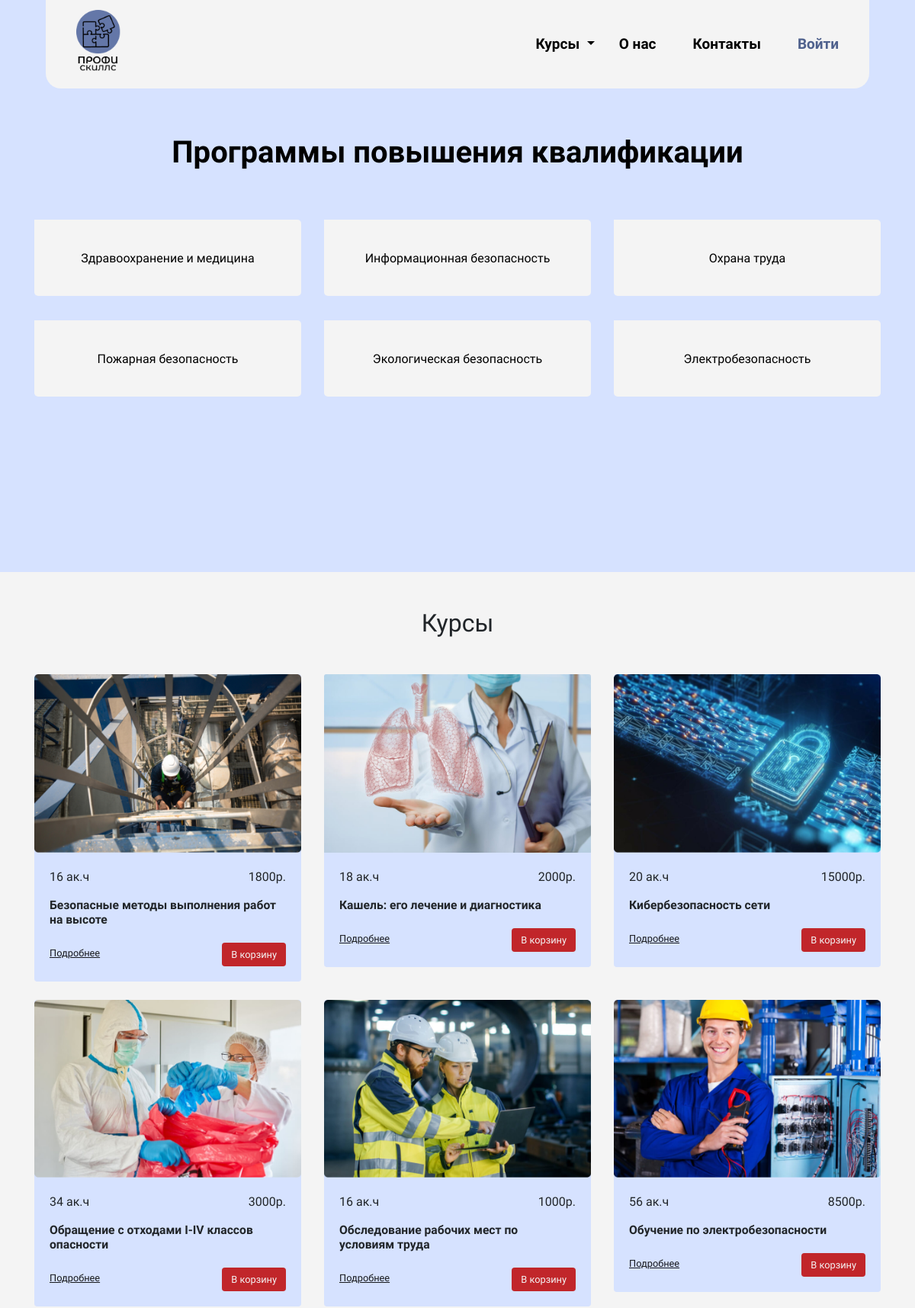
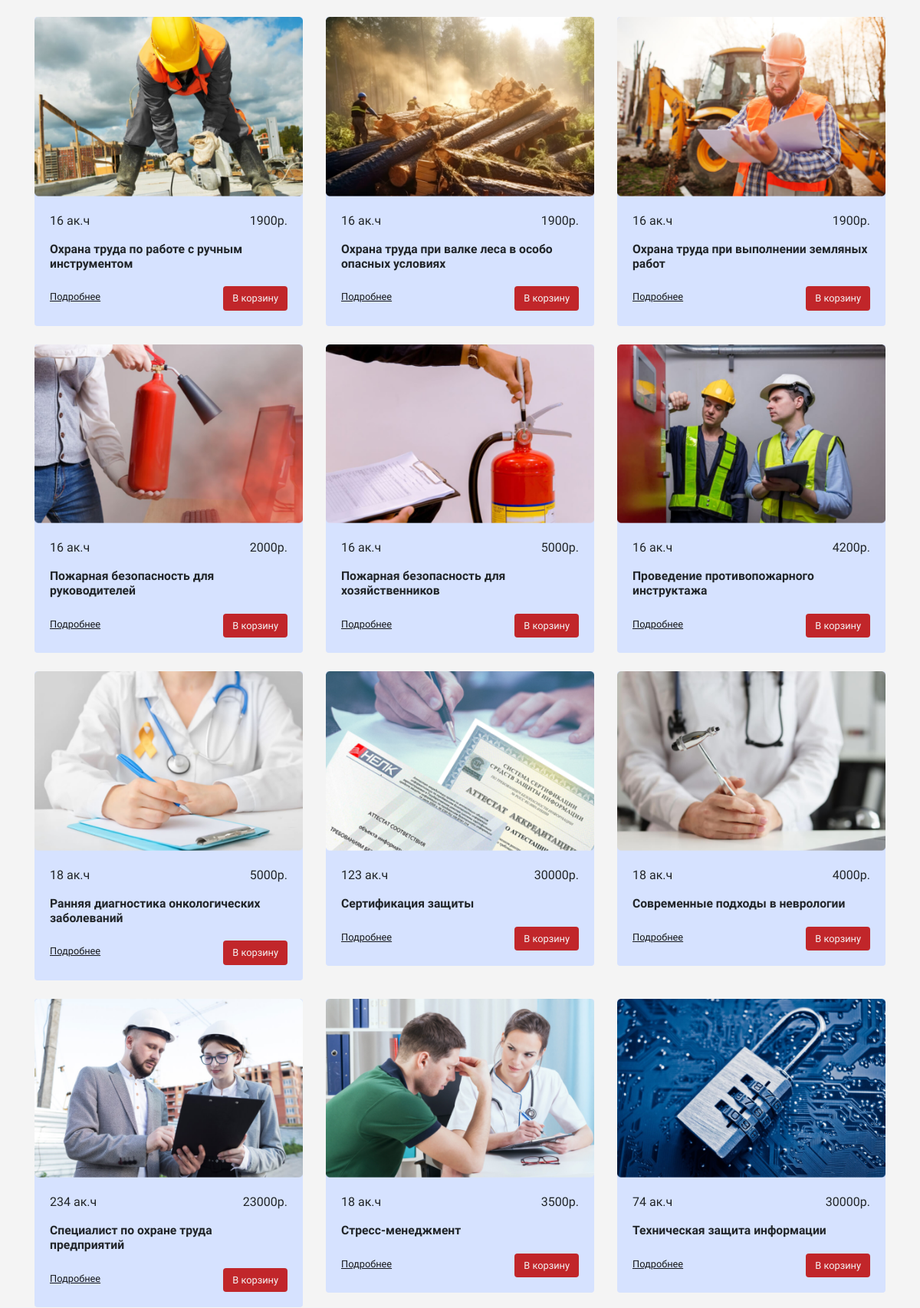
Screenshot of /products/ (upper part) with the database file from the repository (2 pictures, top to bottom).
### profi_main/models.py (models this page shows, shortened)
class Category(models.Model):
    name = models.CharField(max_length=200, db_index=True)
    slug = models.SlugField(max_length=200, db_index=True, unique=True)
    class Meta:
        ordering = ('name',)
        verbose_name = 'Категория'
        verbose_name_plural = 'Категории'
    def get_absolute_url(self):
        return reverse('profi_main:product_list_by_category',
            args=[self.slug])

class Product(models.Model):
    category = models.ForeignKey(Category, related_name='products',on_delete=models.CASCADE)
    name = models.CharField(max_length=200, db_index=True)
    slug = models.SlugField(max_length=200, db_index=True)
    image = models.ImageField(upload_to='products/%Y/%m/%d', blank=True)
    description = models.TextField(blank=True)
    description2 = models.TextField(blank=True)
    price = models.DecimalField(max_digits=10, decimal_places=2)
    time_prog = models.PositiveIntegerField()
    pdf = models.FileField(upload_to='pdf/%Y/%m/%d', blank=True)
    available = models.BooleanField(default=True)
    created = models.DateTimeField(auto_now_add=True)
    updated = models.DateTimeField(auto_now=True)
    class Meta:
        verbose_name = 'Курс'
        verbose_name_plural = 'Курсы'
        ordering = ('name',)
        index_together = (('id', 'slug'),)
    def get_absolute_url(self):
        return reverse('profi_main:product_detail',
            args=[self.id, self.slug])

### profi_main/views.py (the view)
# urls.py: path('products/', views.product_list, name='product_list'),
def product_list(request, category_slug=None):
    category = None
    cart_product_form = CartAddProductForm()
    categories = Category.objects.all()
    products = Product.objects.filter(available=True)
    if category_slug:
        category = get_object_or_404(Category, slug=category_slug)
        products = products.filter(category=category)
    return render(request,
                  'market/list.html',
                  {'category': category,
                  'cart_product_form': cart_product_form,
                   'categories': categories,
                   'products': products})

### authorization/context_processors.py (called while the page is built)
def register_form(request):
    form = UserRegisterForm()
    return {'register_form': form}

### cart/context_processors.py (called while the page is built)
def cart(request):
    return {'cart': Cart(request)}

### profi_main/context_processors.py (called while the page is built)
def categories(request):
    return {'categories': Category.objects.all()}

def product_list(request, category_slug=None):
    category = None
    categories = Category.objects.all()
    products = Product.objects.filter(available=True)
    if category_slug:
        category = get_object_or_404(Category, slug=category_slug)
        products = products.filter(category=category)
    return {  'products': products }

def contact_form(request):
    return {
        'contact_form': ContactForm(prefix='contact')
    }

### templates/market/list.html (shortened to what this page needs)
{% extends "base_generic.html" %}
{% load static %}
{% block content %}
<div class="container mt-1 pt-2 mb-5">
    <article class="zagolovok2 mt-5 text-center">
        <h1>Программы повышения квалификации</h1>
    </article>
</div>
<div class="row courses2 mt-4">
    {% for c in categories %}
        <div class="col-lg-4 col-md-6 col-sm-12 mt-3 mb-3">
            <a class="btn-block btn btn-outline-primary" href="{{ c.get_absolute_url }}">{{ c.name }}</a>
        </div>
    {% endfor %}
</div>
{% endblock %}
{% block content2 %}
<div class="container mt-5">
    <h2 class="text-center mb-5 mt-5">{% if category %}{{ category.name }}{% else %}Курсы{% endif %}</h2>
    <div class="row">
        {% for product in products %}
        <div class="col-lg-4 col-md-6 col-sm-12 mb-4">
            <div class="card">
                <img src="{% if product.image %}{{ product.image.url }}{% else %}{% static 'img/no_image.png' %}{% endif %}" class="card-img-top img-fluid" alt="{{ product.name }}">
                <div class="card-body">
                    <div class="row">
                        <p class="card-text1 col-6">{{ product.time_prog }} ак.ч</p>
                        <p class="card-text2 col-6">{{ product.price|floatformat:0 }}р.</p>
                    </div>
                    <h5 class="card-title">{{ product.name }}</h5>
                    <div class="row">
                        <a class="col-sm-12  col-md-4 podrobnee" href="{{ product.get_absolute_url }}">Подробнее</a>
                        {% if request.user.is_authenticated %}
                        <div class="card-button col-sm-12 mt-2 col-md-8 mt-md-2 mt-sm-0">
                            <form method="post" action="{% url 'cart:cart_add' product.id %}">
                                {% csrf_token %}
                                {{ cart_product_form }}
                                <button class="btn btn-primary mt-2 mt-md-0" type="submit">В корзину</button>
                            </form>
                        </div>
                        {% else %}
                        <div class="card-button col-sm-12 mt-2 col-md-8 mt-md-2 mt-sm-0"><a href="{% url 'authorization:login' %}" class="btn btn-primary mt-2 mt-md-0">В корзину</a></div>
                        {% endif %}
                    </div>
                </div>
            </div>
        </div>
        {% endfor %}
    </div>
</div>
{% endblock %}

### static/css/style.css (style rules this page uses)
body { background-color: #F4F4F4; font-family: 'Montserrat Alternates', sans-serif; }
.courses2 { z-index: 6; font-family: 'Montserrat Alternates', sans-serif; font-weight: 600; }
.courses2 a { text-align: center; padding-top: 11%; height: 100px; background-color: #F4F4F4; color: black; border: none; border-radius: 0 5px 5px 5px; }

### templates/market/list.html (style rules this page uses)
.zagolovok2 { text-align: center; z-index: 999; }
.zagolovok2 h1 { font-weight: 700; }
body { background-color: #F4F4F4; font-family: 'Montserrat Alternates', sans-serif; }
.card { font-family: 'Montserrat Alternates', sans-serif; background-color: #D6E2FF; border: none; }
.card-title { font-size: 0.98em; font-weight: 600; width: 100%; }
.card a { color: #17191D; font-size: 0.8em; text-decoration: underline; }
.card .card-text2 { text-align: end; }
.card .card-text1 { text-align: start; }
.card-button { text-align: end; }
.card .btn { border: none; background-color: #C1262A; text-decoration: none; color: #F4F4F4; }
.card .podrobnee { padding-top: 12px; }

### templates/base_generic.html (style rules this page uses)
body { background-color: #F4F4F4; font-family: 'Montserrat Alternates', sans-serif; z-index: 5; }

### rows the page displays
Category: name "Здравоохранение и медицина"
Category: name "Информационная безопасность"
Category: name "Охрана труда"
Category: name "Пожарная безопасность"
Category: name "Экологическая безопасность"
Category: name "Электробезопасность"
Product: image (picture), time_prog "16", price "1800", name "Безопасные методы выполнения работ на высоте"
Product: image (picture), time_prog "18", price "2000", name "Кашель: его лечение и диагностика"
Product: image (picture), time_prog "20", price "15000", name "Кибербезопасность сети"
Product: image (picture), time_prog "34", price "3000", name "Обращение с отходами I‑IV классов опасности"
Product: image (picture), time_prog "16", price "1000", name "Обследование рабочих мест по условиям труда"
Product: image (picture), time_prog "56", price "8500", name "Обучение по электробезопасности"
Product: image (picture), time_prog "16", price "1900", name "Охрана труда по работе с ручным инструментом"
Product: image (picture), time_prog "16", price "1900", name "Охрана труда при валке леса в особо опасных условиях"
Product: image (picture), time_prog "16", price "1900", name "Охрана труда при выполнении земляных работ"
Product: image (picture), time_prog "16", price "2000", name "Пожарная безопасность для руководителей"
Product: image (picture), time_prog "16", price "5000", name "Пожарная безопасность для хозяйственников"
Product: image (picture), time_prog "16", price "4200", name "Проведение противопожарного инструктажа"
Product: image (picture), time_prog "18", price "5000", name "Ранняя диагностика онкологических заболеваний"
Product: image (picture), time_prog "123", price "30000", name "Сертификация защиты"
Product: image (picture), time_prog "18", price "4000", name "Современные подходы в неврологии"
Product: image (picture), time_prog "234", price "23000", name "Специалист по охране труда предприятий"
Product: image (picture), time_prog "18", price "3500", name "Стресс-менеджмент"
Product: image (picture), time_prog "74", price "30000", name "Техническая защита информации"
